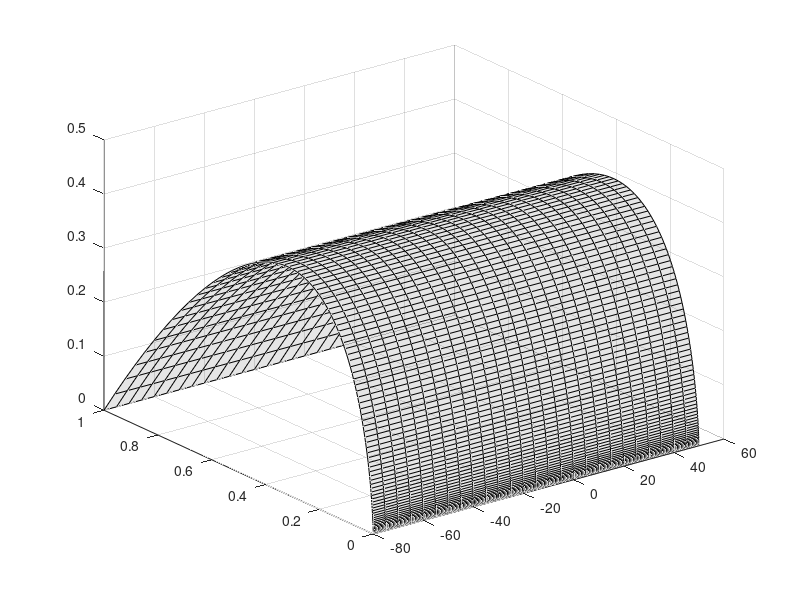

Reproduce this figure in MATLAB. (Note: this script raises an error after producing the figure.)

% Time
dt=0.001;
t0=0;
tmax=100;
t=t0:dt:tmax;
nt=length(t)-1;
NaNoise1=randn(20,nt);
KNoise1=randn(8,nt);
Area=100;
%Area=1;
Ifunc=@(t)10;

% Choose which variables to plot:
plotidx1=2; % voltage
%plotidx2=10; % m13
plotidx2=11; % n0
plotidx3=12; % n1 % maybe this one?
%plotidx2=13; % n2
%plotidx2=14; % n3
% plotidx3=15; % n4
p=[plotidx1,plotidx2,plotidx3];
%Y(:,2) %voltage
%Y(:,3) %m00
%Y(:,4) %m01
%Y(:,5) %m02
%Y(:,6) %m03
%Y(:,7) %m10
%Y(:,8) %m11
%Y(:,9) %m12
%Y(:,10) %m13
%Y(:,11) %n0
%Y(:,12) %n1
%Y(:,13) %n2
%Y(:,14) %n3
%Y(:,15) %n4

figure(1)
[vv,nn]=meshgrid(-80:5:50,0:.01:1);
if p==[2,14,15]
    h=mesh(vv,4*nn.^3.*(1-nn),nn.^4);
elseif p==[2,13,15]
    h=mesh(vv,6*nn.^2.*(1-nn).^2,nn.^4);
elseif p==[2,12,15]
    h=mesh(vv,4*nn.*(1-nn).^3,nn.^4);
elseif p==[2,11,15]
    h=mesh(vv,(1-nn).^4,nn.^4);
elseif p==[2,11,12]
    h=mesh(vv,(1-nn).^4,4*(1-nn).^3.*nn);
end
set(h,'FaceAlpha',0.1)
set(h,'EdgeColor','k')
set(h,'FaceColor','k')
hold on

for ic=1:17
    
    if ic==1 % NOT on MN manifold
        V0=20;
        m00=.5;
        m01=0;
        m02=0;
        m03=0;
        m10=0;
        m11=0;
        m12=0;
        % m13=0.00016923703;
        m13=1-m00-m01-m02-m03-m10-m11-m12; %normalize to 1
        n0=.5;
        n1=0;
        n2=0;
        n3=0;
        %n4=0.023356047;
        n4=1-n0-n1-n2-n3; %normalize to 1
        Y0=[t(1),V0,m00,m01,m02,m03,m10,m11,m12,m13,n0,n1,n2,n3,n4];
        % Find trajectory
        [Y] = HH14D(t, Ifunc, Area, Y0);
       plot3(Y(:,plotidx1),Y(:,plotidx2),Y(:,plotidx3),'g-','LineWidth',2)
%         plot3(Y(5:end,plotidx1),Y(5:end,plotidx2),Y(5:end,plotidx3),'c-','LineWidth',2)
        hold on
        plot3(Y(1,plotidx1),Y(1,plotidx2),Y(1,plotidx3),'g*','MarkerSize',8,'LineWidth',4)
    end
    
    if ic==2 % NOT on MN manifold. Stochastic
        V0=20;
        m00=.5;
        m01=0;
        m02=0;
        m03=0;
        m10=0;
        m11=0;
        m12=0;
        % m13=0.00016923703;
        m13=1-m00-m01-m02-m03-m10-m11-m12; %normalize to 1
        n0=.5;
        n1=0;
        n2=0;
        n3=0;
        %n4=0.023356047;
        n4=1-n0-n1-n2-n3; %normalize to 1
        Y0=[t(1),V0,m00,m01,m02,m03,m10,m11,m12,m13,n0,n1,n2,n3,n4];
        % Find trajectory
        [Y] = HHSto15D(t, Ifunc, Area, NaNoise1, KNoise1,Y0);
        %[Y] = HH14D(t, Ifunc, Area, Y0);
        plot3(Y(:,plotidx1),Y(:,plotidx2),Y(:,plotidx3),'r-','LineWidth',2)
        %plot3(Y(5:end,plotidx1),Y(5:end,plotidx2),Y(5:end,plotidx3),'r-','LineWidth',1.5)
        hold on
        plot3(Y(1,plotidx1),Y(1,plotidx2),Y(1,plotidx3),'r+','MarkerSize',6,'LineWidth',4)
    end
    
    if ic==3 % on MN manifold
        V0=50;
        m00=0;
        m01=0;
        m02=0;
        m03=0;
        m10=0.5;
        m11=0.5;
        m12=0;
        % m13=0.00016923703;
        m13=1-m00-m01-m02-m03-m10-m11-m12; %normalize to 1
        n0=0;
        n1=0.2;
        n2=0.5;
        n3=0;
        %n4=0.023356047;
        n4=1-n0-n1-n2-n3; %normalize to 1
        Y0=[t(1),V0,m00,m01,m02,m03,m10,m11,m12,m13,n0,n1,n2,n3,n4];
        % Find trajectory
        [Y] = HH14D(t, Ifunc, Area, Y0);
       % plot3(Y(45:end,plotidx1),Y(45:end,plotidx2),Y(45:end,plotidx3),'b-','LineWidth',2)
        hold on
    end
    
    if ic==1+8 % on MN manifold
        V0=50;
        m00=0;
        m01=0;
        m02=0;
        m03=0;
        m10=0;
        m11=0;
        m12=0;
        % m13=0.00016923703;
        m13=1-m00-m01-m02-m03-m10-m11-m12; %normalize to 1
        n0=1;
        n1=0;
        n2=0;
        n3=0;
        %n4=0.023356047;
        n4=1-n0-n1-n2-n3; %normalize to 1
        Y0=[t(1),V0,m00,m01,m02,m03,m10,m11,m12,m13,n0,n1,n2,n3,n4];
        % Find trajectory
        [Y] = HH14D(t, Ifunc, Area, Y0);
        plot3(Y(:,plotidx1),Y(:,plotidx2),Y(:,plotidx3),'b-','LineWidth',2)
        hold on
        plot3(Y(1,plotidx1),Y(1,plotidx2),Y(1,plotidx3),'b+','MarkerSize',16)
     
    end
    if ic==2+8 % on MN manifold Keep this one
        V0=-70;
        m00=1;
        m01=0;
        m02=0;
        m03=0;
        m10=0;
        m11=0;
        m12=0;
        % m13=0.00016923703;
        m13=1-m00-m01-m02-m03-m10-m11-m12; %normalize to 1
        n0=1;
        n1=0;
        n2=0;
        n3=0;
        %n4=0.023356047;
        n4=1-n0-n1-n2-n3; %normalize to 1
        Y0=[t(1),V0,m00,m01,m02,m03,m10,m11,m12,m13,n0,n1,n2,n3,n4];
        % Find trajectory
        [Y] = HH14D(t, Ifunc, Area, Y0);
        plot3(Y(:,plotidx1),Y(:,plotidx2),Y(:,plotidx3),'b-','LineWidth',2)
        hold on
        plot3(Y(1,plotidx1),Y(1,plotidx2),Y(1,plotidx3),'b+','MarkerSize',8,'LineWidth',2)
     
    end
    if ic==3+8 % on MN manifold OK
        V0=20;
        m00=0;
        m01=0;
        m02=0;
        m03=0;
        m10=0;
        m11=0;
        m12=0;
        % m13=0.00016923703;
        m13=1-m00-m01-m02-m03-m10-m11-m12; %normalize to 1
        n0=0;
        n1=0;
        n2=0;
        n3=0;
        %n4=0.023356047;
        n4=1-n0-n1-n2-n3; %normalize to 1
        Y0=[t(1),V0,m00,m01,m02,m03,m10,m11,m12,m13,n0,n1,n2,n3,n4];
        % Find trajectory
        [Y] = HH14D(t, Ifunc, Area, Y0);
        %plot3(Y(:,plotidx1),Y(:,plotidx2),Y(:,plotidx3),'b-','LineWidth',2)
        hold on
    end
    if ic==6+8 % on MN manifold OK
        V0=30;
        m00=1;
        m01=0;
        m02=0;
        m03=0;
        m10=0;
        m11=0;
        m12=0;
        % m13=0.00016923703;
        m13=1-m00-m01-m02-m03-m10-m11-m12; %normalize to 1
        n0=1;
        n1=0;
        n2=0;
        n3=0;
        %n4=0.023356047;
        n4=1-n0-n1-n2-n3; %normalize to 1
        Y0=[t(1),V0,m00,m01,m02,m03,m10,m11,m12,m13,n0,n1,n2,n3,n4];
        % Find trajectory
        [Y] = HH14D(t, Ifunc, Area, Y0);
        plot3(Y(:,plotidx1),Y(:,plotidx2),Y(:,plotidx3),'b-','LineWidth',2)
        hold on
        plot3(Y(1,plotidx1),Y(1,plotidx2),Y(1,plotidx3),'b+','MarkerSize',8,'LineWidth',2)
     
    end
    if ic==17 % Initial condition on LC
        V0 = -61.897274;
        m00=0.4329406;
        m01=0.10034765;
        m02=0.0077529117;
        m03=0.00019966466;
        m10=0.36696321;
        m11=0.085055299;
        m12=0.0065714167;
        % m13=0.00016923703;
        m13=1-m00-m01-m02-m03-m10-m11-m12; %normalize to 1
        n0=0.13761529;
        n1=0.35331318;
        n2=0.34016079;
        n3=0.14555468;
        %n4=0.023356047;
        n4=1-n0-n1-n2-n3; %normalize to 1
        Y0=[t(1),V0,m00,m01,m02,m03,m10,m11,m12,m13,n0,n1,n2,n3,n4];
        % Find trajectory
        [Y] = HH14D(t, Ifunc, Area, Y0);
        plot3(Y(:,plotidx1),Y(:,plotidx2),Y(:,plotidx3),'k--','LineWidth',3)
        plot3(Y(1,plotidx1),Y(1,plotidx2),Y(1,plotidx3),'k+','MarkerSize',8,'LineWidth',2)
     
    end
end
rotate3d on
grid on
set(gca,'FontSize',20)
xlabel('Voltage (mV)')
ylabel('n_0')
zlabel('n_1')
% alternative viewpoints
%view(-39.1000,13.2000)
%view(-132,-4.4)
% view(33.6,-23.2)
% view(67.8589,54.1642)
% view(-117.8189,2.5802)
% Adjust limits to maximize aesthetic impact
% ylim([0,.2])
% zlim([0,.5])
% view(-145.359,-54.8)
% view(-55.8823,39.3426)
% view( -148.2093,-44.9584)
view(-161.4713,-48.7695)

ylim([0, 0.5])